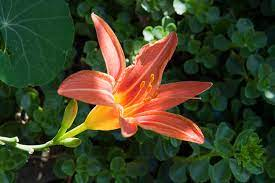
#> input picture download.jpg, 275 x 183 px
$ python histogram_gray.py
#> lines starting #> are read from the running program, lines starting #| are printed output that depends on the picture
import cv2
import matplotlib.pyplot as plt

img = cv2.imread("./download.jpg", cv2.IMREAD_GRAYSCALE)
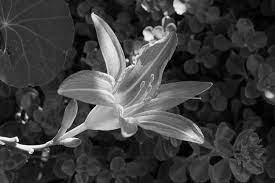
#> img: shape (183, 275); min 0, max 255, mean 62
cv2.imshow("Original", img)

dst = cv2.calcHist([img], [0], None, [256], [0, 256])
#> dst = 256 values, max 1086 at index 52, min 1 at index 250, mean 196.6

plt.hist(img.ravel(), 256, [0, 256])
plt.title("Grayscale Histogram")
plt.show()
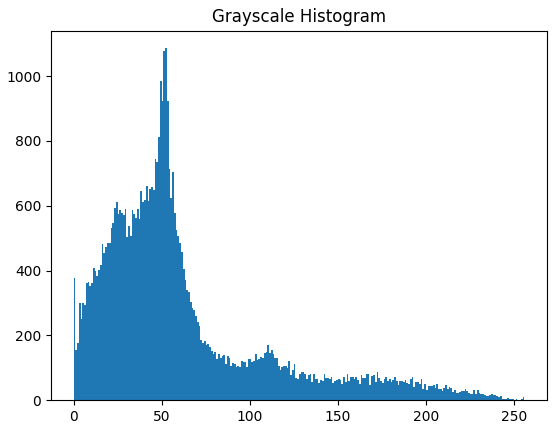
#> figure drawn by matplotlib, 1 panel; tallest bar 1086 high, from x = 52 to 53

cv2.destroyAllWindows()
